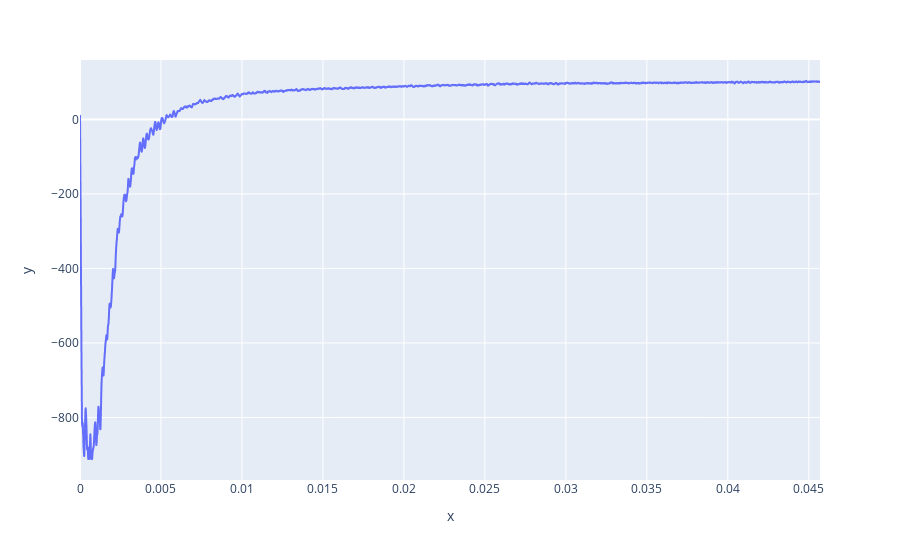

The notebook cell saved with this chart:
### Code cell
px.line(x = data['Time [s]'], y = acceleration)

### Figure 1 — Plotly figure (JSON) as saved in the notebook; plotly's stock layout.template omitted (floating-point values rounded to 4 significant figures; data arrays with more than 128 entries replaced by an {"elided": "..."} marker saying what was removed)
{"data": [{"hovertemplate": "x=%{x}<br>y=%{y}<extra></extra>", "legendgroup": "", "line": {"color": "#636efa", "dash": "solid"}, "mode": "lines", "name": "", "showlegend": false, "type": "scattergl", "x": {"elided": "4570 float values"}, "xaxis": "x", "y": {"elided": "4570 float values"}, "yaxis": "y"}], "layout": {"legend": {"tracegroupgap": 0}, "margin": {"t": 60}, "xaxis": {"anchor": "y", "domain": [0, 1], "title": {"text": "x"}}, "yaxis": {"anchor": "x", "domain": [0, 1], "title": {"text": "y"}}}}
